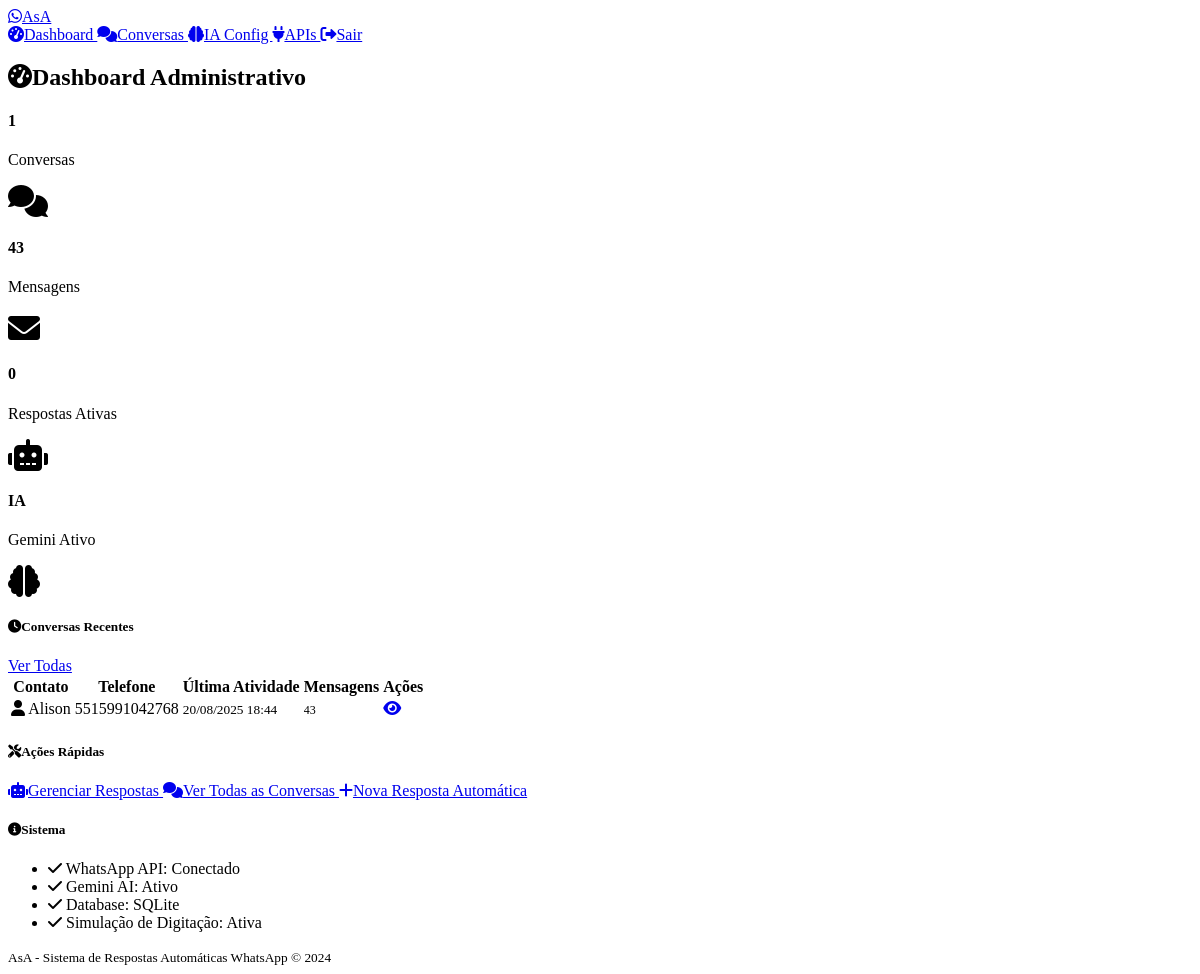
The app's page /admin/dashboard (signed in), older data.
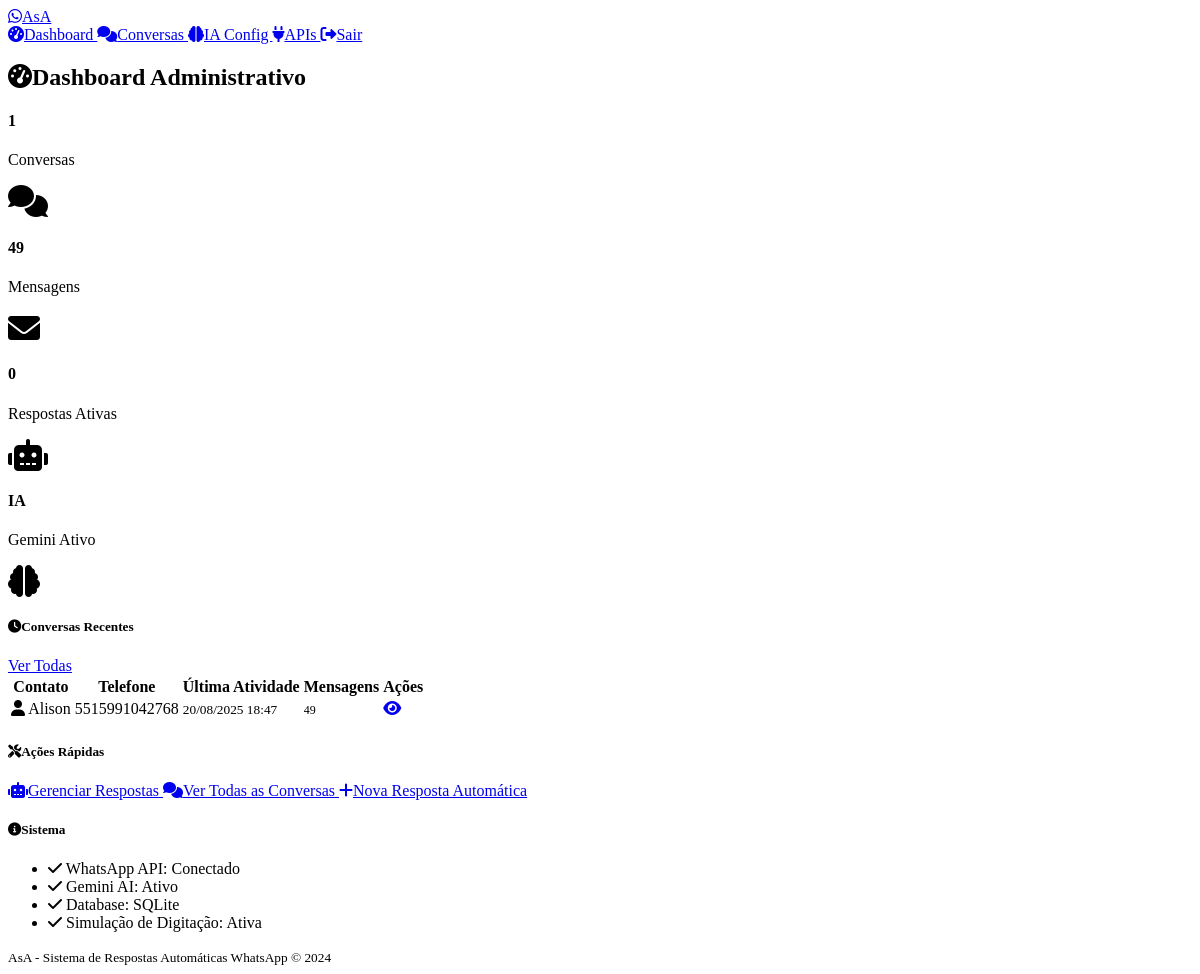
The same page, newer data.
### models.py (models this page shows)
class Conversation(db.Model):
    id = db.Column(db.Integer, primary_key=True)
    phone_number = db.Column(db.String(20), nullable=False)
    contact_name = db.Column(db.String(100))
    created_at = db.Column(db.DateTime, default=datetime.utcnow)
    updated_at = db.Column(db.DateTime, default=datetime.utcnow, onupdate=datetime.utcnow)
    is_active = db.Column(db.Boolean, default=True)
    ai_paused = db.Column(db.Boolean, default=False)  # True when human takes over
    paused_at = db.Column(db.DateTime)  # When AI was paused
    messages = db.relationship('Message', backref='conversation', lazy=True, cascade='all, delete-orphan')

### routes.py (the view)
    def decorated_function(*args, **kwargs):
        if not session.get('admin_logged_in'):
            return redirect(url_for('admin_login'))
        return f(*args, **kwargs)

### routes.py (called while the page is built)
def admin_required(f):
    def decorated_function(*args, **kwargs):
        if not session.get('admin_logged_in'):
            return redirect(url_for('admin_login'))
        return f(*args, **kwargs)
    decorated_function.__name__ = f.__name__
    return decorated_function

@app.route('/admin/dashboard')
@admin_required
def admin_dashboard():
    total_conversations = Conversation.query.count()
    total_messages = Message.query.count()
    active_responses = AutoResponse.query.filter_by(is_active=True).count()
    recent_conversations = Conversation.query.order_by(
        Conversation.updated_at.desc()
    ).limit(5).all()
    stats = {
        'total_conversations': total_conversations,
        'total_messages': total_messages,
        'active_responses': active_responses,
        'recent_conversations': recent_conversations
    }
    return render_template('admin_dashboard.html', stats=stats)

@app.context_processor
def inject_admin_status():
    return {'admin_logged_in': session.get('admin_logged_in', False)}

### templates/admin_dashboard.html (shortened to what this page needs)
{% extends "base.html" %}
{% block content %}
<div class="d-flex justify-content-between align-items-center mb-4">
    <h2>
        <i class="fas fa-tachometer-alt me-2"></i>Dashboard Administrativo
    </h2>
</div>
<div class="row mb-4">
    <div class="col-lg-3 col-md-6 mb-3">
        <div class="card bg-primary">
            <div class="card-body">
                <div class="d-flex justify-content-between">
                    <div>
                        <h4 class="mb-0">{{ stats.total_conversations }}</h4>
                        <p class="mb-0">Conversas</p>
                    </div>
                    <div class="align-self-center">
                        <i class="fas fa-comments fa-2x"></i>
                    </div>
                </div>
            </div>
        </div>
    </div>
    <div class="col-lg-3 col-md-6 mb-3">
        <div class="card bg-success">
            <div class="card-body">
                <div class="d-flex justify-content-between">
                    <div>
                        <h4 class="mb-0">{{ stats.total_messages }}</h4>
                        <p class="mb-0">Mensagens</p>
                    </div>
                    <div class="align-self-center">
                        <i class="fas fa-envelope fa-2x"></i>
                    </div>
                </div>
            </div>
        </div>
    </div>
    <div class="col-lg-3 col-md-6 mb-3">
        <div class="card bg-info">
            <div class="card-body">
                <div class="d-flex justify-content-between">
                    <div>
                        <h4 class="mb-0">{{ stats.active_responses }}</h4>
                        <p class="mb-0">Respostas Ativas</p>
                    </div>
                    <div class="align-self-center">
                        <i class="fas fa-robot fa-2x"></i>
                    </div>
                </div>
            </div>
        </div>
    </div>
    <div class="col-lg-3 col-md-6 mb-3">
        <div class="card bg-warning">
            <div class="card-body">
                <div class="d-flex justify-content-between">
                    <div>
                        <h4 class="mb-0">IA</h4>
                        <p class="mb-0">Gemini Ativo</p>
                    </div>
                    <div class="align-self-center">
                        <i class="fas fa-brain fa-2x"></i>
                    </div>
                </div>
            </div>
        </div>
    </div>
</div>
<div class="card">
    <div class="card-header d-flex justify-content-between align-items-center">
        <h5 class="mb-0">
            <i class="fas fa-clock me-2"></i>Conversas Recentes
        </h5>
        <a href="{{ url_for('admin_conversations') }}" class="btn btn-sm btn-outline-primary">
            Ver Todas
        </a>
    </div>
    <div class="card-body">
        {% if stats.recent_conversations %}
            <div class="table-responsive">
                <table class="table table-hover">
                    <thead>
                        <tr>
                            <th>Contato</th>
                            <th>Telefone</th>
                            <th>Última Atividade</th>
                            <th>Mensagens</th>
                            <th>Ações</th>
                        </tr>
                    </thead>
                    <tbody>
                        {% for conversation in stats.recent_conversations %}
                        <tr>
                            <td>
                                <i class="fas fa-user me-2"></i>
                                {{ conversation.contact_name or 'Sem nome' }}
                            </td>
                            <td>{{ conversation.phone_number }}</td>
                            <td>
                                <small class="text-muted">
                                    {{ conversation.updated_at.strftime('%d/%m/%Y %H:%M') }}
                                </small>
                            </td>
                            <td>
                                <span class="badge bg-secondary">
                                    {{ conversation.messages|length }}
                                </span>
                            </td>
                            <td>
                                <a href="{{ url_for('view_conversation', conversation_id=conversation.id) }}"
                                   class="btn btn-sm btn-outline-primary">
                                    <i class="fas fa-eye"></i>
                                </a>
                            </td>
                        </tr>
                        {% endfor %}
                    </tbody>
                </table>
            </div>
        {% else %}
            <div class="text-center py-4">
                <i class="fas fa-comments fa-3x text-muted mb-3"></i>
                <p class="text-muted">Nenhuma conversa ainda</p>
            </div>
        {% endif %}
    </div>
</div>
<div class="row mt-4">
    <div class="col-md-6">
        <div class="card">
            <div class="card-header">
                <h5 class="mb-0">
                    <i class="fas fa-tools me-2"></i>Ações Rápidas
                </h5>
            </div>
            <div class="card-body">
                <div class="d-grid gap-2">
                    <a href="{{ url_for('admin_responses') }}" class="btn btn-outline-primary">
                        <i class="fas fa-robot me-2"></i>Gerenciar Respostas
                    </a>
                    <a href="{{ url_for('admin_conversations') }}" class="btn btn-outline-secondary">
                        <i class="fas fa-comments me-2"></i>Ver Todas as Conversas
                    </a>
                    <a href="{{ url_for('add_response') }}" class="btn btn-outline-success">
                        <i class="fas fa-plus me-2"></i>Nova Resposta Automática
                    </a>
                </div>
            </div>
        </div>
    </div>
    <div class="col-md-6">
        <div class="card">
            <div class="card-header">
                <h5 class="mb-0">
                    <i class="fas fa-info-circle me-2"></i>Sistema
                </h5>
            </div>
            <div class="card-body">
                <ul class="list-unstyled mb-0">
                    <li class="mb-2">
                        <i class="fas fa-check text-success me-2"></i>
                        WhatsApp API: Conectado
                    </li>
                    <li class="mb-2">
                        <i class="fas fa-check text-success me-2"></i>
                        Gemini AI: Ativo
                    </li>
                    <li class="mb-2">
                        <i class="fas fa-check text-success me-2"></i>
                        Database: SQLite
                    </li>
                    <li>
                        <i class="fas fa-check text-success me-2"></i>
                        Simulação de Digitação: Ativa
                    </li>
                </ul>
            </div>
        </div>
    </div>
</div>
{% endblock %}

### templates/base.html (shortened to what this page needs)
<!DOCTYPE html>
<html lang="pt-BR" data-bs-theme="dark">
<head>
    <link href="https://cdn.replit.com/agent/bootstrap-agent-dark-theme.min.css" rel="stylesheet">
    <link rel="stylesheet" href="https://cdnjs.cloudflare.com/ajax/libs/font-awesome/6.0.0/css/all.min.css">
    <link rel="stylesheet" href="{{ url_for('static', filename='css/custom.css') }}">
</head>
<body>
    <nav class="navbar navbar-expand-lg navbar-dark bg-dark">
        <div class="container">
            <a class="navbar-brand" href="{{ url_for('index') }}">
                <i class="fab fa-whatsapp text-success me-2"></i>AsA
            </a>
            <div class="navbar-nav ms-auto">
                {% if admin_logged_in %}
                    <a class="nav-link" href="{{ url_for('admin_dashboard') }}">
                        <i class="fas fa-tachometer-alt me-1"></i>Dashboard
                    </a>
                    <a class="nav-link" href="{{ url_for('admin_conversations') }}">
                        <i class="fas fa-comments me-1"></i>Conversas
                    </a>
                    <a class="nav-link" href="{{ url_for('ai_config') }}">
                        <i class="fas fa-brain me-1"></i>IA Config
                    </a>
                    <a class="nav-link" href="{{ url_for('whatsapp_apis') }}">
                        <i class="fas fa-plug me-1"></i>APIs
                    </a>
                    <a class="nav-link" href="{{ url_for('admin_logout') }}">
                        <i class="fas fa-sign-out-alt me-1"></i>Sair
                    </a>
                {% endif %}
            </div>
        </div>
    </nav>
    <main class="container mt-4">
        {% block content %}{% endblock %}
    </main>
    <footer class="bg-dark text-center py-3 mt-5">
        <div class="container">
            <small class="text-muted">
                AsA - Sistema de Respostas Automáticas WhatsApp &copy; 2024
            </small>
        </div>
    </footer>
</body>
</html>

### static/css/custom.css (style rules this page uses)
:root { --asa-primary: #25d366; --asa-secondary: #128c7e; --asa-accent: #075e54; --asa-light: #dcf8c6; }
.badge { font-size: 0.75em; font-weight: 500; }

Row changes from the older to the newer data that the page shows:
changed Conversation "Alison": updated_at "20/08/2025 18:44" → "20/08/2025 18:47"; messages|length "43" → "49"
Text that changed along with them:
{{ stats.total_messages }}: "43" → "49"
